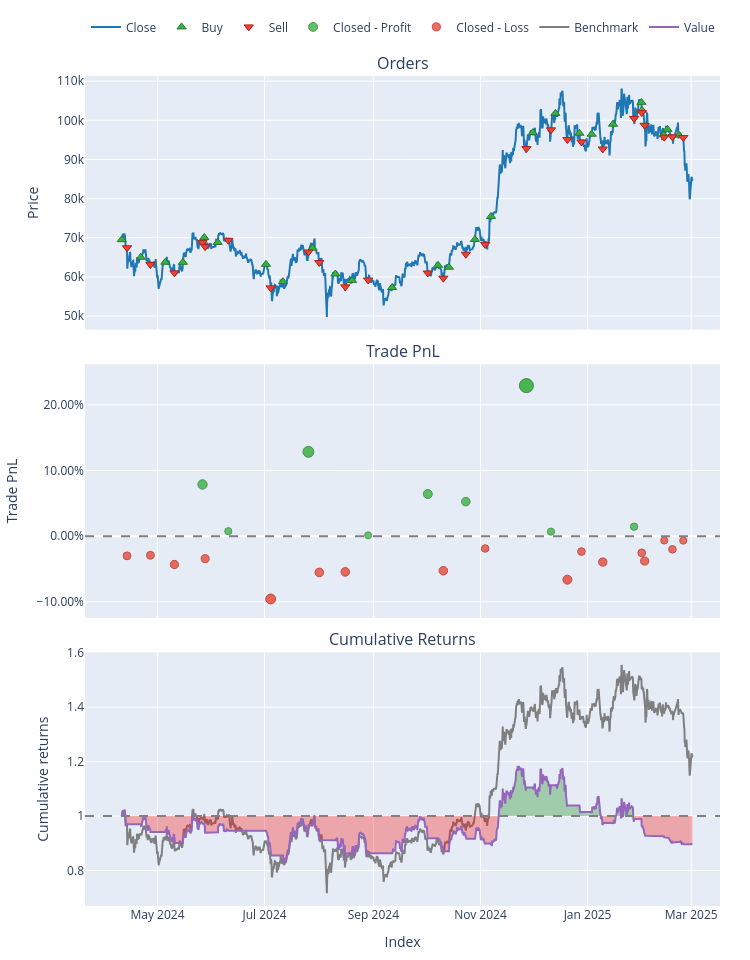

The notebook cell saved with this chart:
### Markdown cell above
Backtest with full dataset

### Code cell
import sys
import os
import warnings
from pathlib import Path

# ---------------------------------------------------------------------------
# 1) SET PROJECT ROOT AND UPDATE PATH/WORKING DIRECTORY
# ---------------------------------------------------------------------------
project_root = Path.cwd().parent.parent
sys.path.append(str(project_root))
os.chdir(str(project_root))
warnings.filterwarnings("ignore")

import pandas as pd
import numpy as np
import MetaTrader5 as mt5
import vectorbt as vbt
import joblib

# Our modules
from data.data_loader import get_data_mt5
from features.feature_engineering import add_all_ta_features
from features.labeling_schemes import create_labels_regime_detection  # Regime detection function

# Sklearn
from sklearn.metrics import accuracy_score

###########################################################
# 1) DATA LOADING & FEATURE ENGINEERING
###########################################################
if not mt5.initialize():
    print("Failed to initialize MT5")
else:
    # Fetch 2000 most recent bars for backtesting
    data = get_data_mt5(symbol="BTCUSD", timeframe=mt5.TIMEFRAME_H4, n_bars=2000, start_pos=0)
    mt5.shutdown()

# Add technical features
df = add_all_ta_features(data)

# Create regime detection labels
df_lbl = create_labels_regime_detection(df, short_window=20, long_window=50)

# X => all features except the label column
X = df_lbl.drop(columns=["regime_label", "ma_short", "ma_long"])  # Remove moving averages if used
y = df_lbl["regime_label"]

# SHIFT labels from [-1,0,+1] => [0,1,2] to avoid Sklearn classification errors
y_shifted = y + 1  # -1 → 0, 0 → 1, +1 → 2

###########################################################
# 2) LOAD BEST CLASSIFICATION MODEL & TRAIN ON FULL DATASET
###########################################################
best_pipeline = joblib.load("models/saved_models/best_rf_rd_pipeline.pkl")
print("Loaded best classification model from 'best_rf_rd_pipeline.pkl'")

print("\nTraining on full dataset (No folds) ...")
best_pipeline.fit(X, y_shifted)  # Train on full dataset

# Predict on full dataset
preds_shifted = best_pipeline.predict(X)

# Shift predictions back to [-1,0,+1] class labels
preds = preds_shifted - 1

# Compute accuracy score against true labels (after shifting back)
y_true_unshifted = y_shifted - 1
accuracy = accuracy_score(y_true_unshifted, preds)
print(f"\nFull Dataset Accuracy: {accuracy:.4f}")

# Convert predicted classes => signals
# +1 => buy, -1 => sell, 0 => no position
signals = preds

###########################################################
# 3) RUN VECTORBT BACKTEST ON FULL DATASET
###########################################################
print("\nRunning Full Backtest on Entire 2000 Bars...")

# Align signals with the dataset
df_full = df_lbl.copy()
close_prices_full = df_full["close"]

if len(signals) < len(close_prices_full):
    signals = np.append(signals, [0] * (len(close_prices_full) - len(signals)))

signals_s = pd.Series(signals, index=close_prices_full.index)

fees = 0.0002  # 0.02% transaction cost per trade

pf_full = vbt.Portfolio.from_signals(
    close_prices_full,
    entries=signals_s > 0,
    exits=signals_s < 0,
    init_cash=10000,
    freq='4H',
    fees=fees
)

total_return = pf_full.total_return()
sharpe_ratio = pf_full.sharpe_ratio()

print("\nFull Backtest Results:")
print(f"Accuracy={accuracy:.2f}, Return={total_return:.2f}%, Sharpe={sharpe_ratio:.2f}")
print(pf_full.stats())

# Optional: Plot the backtest results
fig = pf_full.plot()
fig.show()

### Figure 1 — Plotly figure (JSON) as saved in the notebook; plotly's stock layout.template omitted (floating-point values rounded to 4 significant figures; data arrays with more than 128 entries replaced by an {"elided": "..."} marker saying what was removed)
{"data": [{"legendgroup": "0", "line": {"color": "#1f77b4"}, "name": "Close", "showlegend": true, "type": "scatter", "uid": "bb699a89-e64e-458b-826c-89e850d3b4ca", "x": {"elided": "1951 str values"}, "xaxis": "x", "y": {"elided": "1951 float values"}, "yaxis": "y"}, {"customdata": [[0, 0.1438, 2.0], [2, 0.1492, 1.94], [4, 0.1477, 1.883], [6, 0.1414, 1.802], [8, 0.1387, 1.944], [10, 0.1364, 1.877], [12, 0.1496, 1.892], [14, 0.1455, 1.711], [16, 0.1433, 1.931], [18, 0.1501, 1.824], [20, 0.1459, 1.725], [22, 0.1507, 1.727], [24, 0.1459, 1.838], [26, 0.1393, 1.741], [28, 0.1317, 1.833], [30, 0.1192, 1.799], [32, 0.1141, 2.211], [34, 0.1094, 2.226], [36, 0.1075, 2.079], [38, 0.1052, 2.03], [40, 0.09848, 1.95], [42, 0.09457, 1.978], [44, 0.09399, 1.928], [46, 0.09632, 1.855], [48, 0.09431, 1.843], [50, 0.09385, 1.806]], "hovertemplate": "Order Id: %{customdata[0]}<br>Timestamp: %{x}<br>Price: %{y}<br>Size: %{customdata[1]:.6f}<br>Fees: %{customdata[2]:.6f}", "legendgroup": "1", "marker": {"color": "#37B13F", "line": {"color": "rgb(38,123,44)", "width": 1}, "size": 8, "symbol": "triangle-up"}, "mode": "markers", "name": "Buy", "type": "scatter", "uid": "22016dc7-50ac-4dd0-a014-cec8f2f2ce00", "x": ["2024-04-10T16:00:00", "2024-04-21T12:00:00", "2024-05-05T12:00:00", "2024-05-15T12:00:00", "2024-05-27T16:00:00", "2024-06-04T08:00:00", "2024-07-01T20:00:00", "2024-07-11T12:00:00", "2024-07-28T08:00:00", "2024-08-10T08:00:00", "2024-08-19T20:00:00", "2024-09-11T16:00:00", "2024-10-07T20:00:00", "2024-10-14T00:00:00", "2024-10-28T20:00:00", "2024-11-07T00:00:00", "2024-11-30T20:00:00", "2024-12-13T16:00:00", "2024-12-27T08:00:00", "2025-01-03T08:00:00", "2025-01-15T12:00:00", "2025-01-31T16:00:00", "2025-02-01T00:00:00", "2025-02-13T08:00:00", "2025-02-15T12:00:00", "2025-02-22T00:00:00"], "xaxis": "x", "y": [69510.0, 65020.0, 63760.0, 63730.0, 70090.0, 68820.0, 63220.0, 58790.0, 67370.0, 60750.0, 59110.0, 57300.0, 62970.0, 62480.0, 69570.0, 75450.0, 96870.0, 101800.0, 96700.0, 96450.0, 99000.0, 104600.0, 102600.0, 96290.0, 97700.0, 96210.0], "yaxis": "y"}, {"customdata": [[1, 0.1438, 1.94], [3, 0.1492, 1.884], [5, 0.1477, 1.803], [7, 0.1414, 1.945], [9, 0.1387, 1.878], [11, 0.1364, 1.892], [13, 0.1496, 1.711], [15, 0.1455, 1.931], [17, 0.1433, 1.825], [19, 0.1501, 1.726], [21, 0.1459, 1.728], [23, 0.1507, 1.839], [25, 0.1459, 1.742], [27, 0.1393, 1.834], [29, 0.1317, 1.799], [31, 0.1192, 2.212], [33, 0.1141, 2.227], [35, 0.1094, 2.08], [37, 0.1075, 2.031], [39, 0.1052, 1.951], [41, 0.09848, 1.979], [43, 0.09457, 1.929], [45, 0.09399, 1.856], [47, 0.09632, 1.844], [49, 0.09431, 1.807], [51, 0.09385, 1.794]], "hovertemplate": "Order Id: %{customdata[0]}<br>Timestamp: %{x}<br>Price: %{y}<br>Size: %{customdata[1]:.6f}<br>Fees: %{customdata[2]:.6f}", "legendgroup": "2", "marker": {"color": "#EA4335", "line": {"color": "rgb(181,31,18)", "width": 1}, "size": 8, "symbol": "triangle-down"}, "mode": "markers", "name": "Sell", "type": "scatter", "uid": "7de3d6db-23c9-41d0-bbf8-eee9b4096a72", "x": ["2024-04-13T16:00:00", "2024-04-27T00:00:00", "2024-05-10T16:00:00", "2024-05-26T16:00:00", "2024-05-28T04:00:00", "2024-06-10T08:00:00", "2024-07-04T12:00:00", "2024-07-26T00:00:00", "2024-08-01T04:00:00", "2024-08-16T00:00:00", "2024-08-29T00:00:00", "2024-10-02T00:00:00", "2024-10-10T20:00:00", "2024-10-23T16:00:00", "2024-11-03T16:00:00", "2024-11-27T04:00:00", "2024-12-11T04:00:00", "2024-12-20T12:00:00", "2024-12-28T12:00:00", "2025-01-09T16:00:00", "2025-01-27T12:00:00", "2025-01-31T20:00:00", "2025-02-02T12:00:00", "2025-02-13T16:00:00", "2025-02-18T08:00:00", "2025-02-24T12:00:00"], "xaxis": "x", "y": [67460.0, 63150.0, 61040.0, 68780.0, 67710.0, 69370.0, 57200.0, 66370.0, 63680.0, 57470.0, 59210.0, 61010.0, 59680.0, 65800.0, 68290.0, 92780.0, 97570.0, 95070.0, 94480.0, 92680.0, 100500.0, 102000.0, 98720.0, 95700.0, 95780.0, 95600.0], "yaxis": "y"}, {"customdata": [[3, 3, 709.8, 0.07878], [5, 5, 71.11, 0.007575], [7, 7, 1099.0, 0.1285], [10, 10, 11.12, 0.001289], [11, 11, 555.0, 0.06427], [13, 13, 458.2, 0.05263], [15, 15, 2062.0, 0.2293], [16, 16, 76.43, 0.006914], [20, 20, 141.4, 0.0145]], "hovertemplate": "Exit Trade Id: %{customdata[0]}<br>Position Id: %{customdata[1]}<br>Exit Timestamp: %{x}<br>PnL: %{customdata[2]:.6f}<br>Return: %{customdata[3]:.2%}", "legendgroup": "3", "marker": {"color": "#37B13F", "line": {"color": "rgb(38,123,44)", "width": 1}, "opacity": [0.801, 0.7541, 0.8337, 0.75, 0.7914, 0.7838, 0.9, 0.7537, 0.7587], "size": [9.379, 7.193, 10.9, 7, 8.933, 8.576, 14, 7.173, 7.405], "symbol": "circle"}, "mode": "markers", "name": "Closed - Profit", "type": "scatter", "uid": "5108dbdb-dda8-4135-84fb-667d6db2bf83", "x": ["2024-05-26T16:00:00", "2024-06-10T08:00:00", "2024-07-26T00:00:00", "2024-08-29T00:00:00", "2024-10-02T00:00:00", "2024-10-23T16:00:00", "2024-11-27T04:00:00", "2024-12-11T04:00:00", "2025-01-27T12:00:00"], "xaxis": "x2", "y": [0.07878, 0.007575, 0.1285, 0.001289, 0.06427, 0.05263, 0.2293, 0.006914, 0.0145], "yaxis": "y2"}, {"customdata": [[0, 0, -299.5, -0.02996], [1, 1, -282.6, -0.02914], [2, 2, -406.2, -0.04314], [4, 4, -332.7, -0.03423], [6, 6, -904.3, -0.09561], [8, 8, -532.8, -0.0552], [9, 9, -496.1, -0.0544], [12, 12, -483.9, -0.05266], [14, 14, -171.7, -0.01873], [17, 17, -737.7, -0.06627], [18, 18, -243.6, -0.02344], [19, 19, -400.4, -0.03945], [21, 21, -251.1, -0.02538], [22, 22, -365.2, -0.03789], [23, 23, -60.68, -0.006542], [24, 24, -185.0, -0.02008], [25, 25, -61.26, -0.006785]], "hovertemplate": "Exit Trade Id: %{customdata[0]}<br>Position Id: %{customdata[1]}<br>Exit Timestamp: %{x}<br>PnL: %{customdata[2]:.6f}<br>Return: %{customdata[3]:.2%}", "legendgroup": "4", "marker": {"color": "#EA4335", "line": {"color": "rgb(181,31,18)", "width": 1}, "opacity": [0.7689, 0.7683, 0.7775, 0.7717, 0.812, 0.7855, 0.7849, 0.7838, 0.7615, 0.7927, 0.7646, 0.7751, 0.7658, 0.7741, 0.7535, 0.7624, 0.7536], "size": [7.88, 7.855, 8.285, 8.011, 9.895, 8.655, 8.63, 8.577, 7.536, 8.995, 7.68, 8.171, 7.74, 8.123, 7.161, 7.577, 7.169], "symbol": "circle"}, "mode": "markers", "name": "Closed - Loss", "type": "scatter", "uid": "151821d0-cd58-4eb5-8740-13cb6d933aa9", "x": ["2024-04-13T16:00:00", "2024-04-27T00:00:00", "2024-05-10T16:00:00", "2024-05-28T04:00:00", "2024-07-04T12:00:00", "2024-08-01T04:00:00", "2024-08-16T00:00:00", "2024-10-10T20:00:00", "2024-11-03T16:00:00", "2024-12-20T12:00:00", "2024-12-28T12:00:00", "2025-01-09T16:00:00", "2025-01-31T20:00:00", "2025-02-02T12:00:00", "2025-02-13T16:00:00", "2025-02-18T08:00:00", "2025-02-24T12:00:00"], "xaxis": "x2", "y": [-0.02996, -0.02914, -0.04314, -0.03423, -0.09561, -0.0552, -0.0544, -0.05266, -0.01873, -0.06627, -0.02344, -0.03945, -0.02538, -0.03789, -0.006542, -0.02008, -0.006785], "yaxis": "y2"}, {"legendgroup": "5", "line": {"color": "#7f7f7f"}, "name": "Benchmark", "showlegend": true, "type": "scatter", "uid": "8a92d17e-81cd-4b17-aee8-a473eade3950", "x": {"elided": "1951 str values"}, "xaxis": "x3", "y": {"elided": "1951 float values"}, "yaxis": "y3"}, {"hoverinfo": "skip", "legendgroup": "6", "line": {"color": "rgba(0, 0, 0, 0)", "width": 0}, "opacity": 0, "showlegend": false, "type": "scatter", "uid": "9db638a1-b903-452c-a277-167ea5b3176c", "x": {"elided": "1951 str values"}, "xaxis": "x3", "y": {"elided": "1951 int values"}, "yaxis": "y3"}, {"connectgaps": false, "fill": "tonexty", "fillcolor": "rgba(0, 128, 0, 0.3)", "hoverinfo": "skip", "legendgroup": "6", "line": {"color": "rgba(0, 0, 0, 0)", "width": 0}, "opacity": 0, "showlegend": false, "type": "scatter", "uid": "8e917d05-3bc8-4345-8cfd-faebafd85677", "x": {"elided": "1951 str values"}, "xaxis": "x3", "y": {"elided": "1951 float values"}, "yaxis": "y3"}, {"hoverinfo": "skip", "legendgroup": "6", "line": {"color": "rgba(0, 0, 0, 0)", "width": 0}, "opacity": 0, "showlegend": false, "type": "scatter", "uid": "5cdccce6-ac2e-4d7f-84b9-e5a72e43c9da", "x": {"elided": "1951 str values"}, "xaxis": "x3", "y": {"elided": "1951 int values"}, "yaxis": "y3"}, {"connectgaps": false, "fill": "tonexty", "fillcolor": "rgba(255, 0, 0, 0.3)", "hoverinfo": "skip", "legendgroup": "6", "line": {"color": "rgba(0, 0, 0, 0)", "width": 0}, "opacity": 0, "showlegend": false, "type": "scatter", "uid": "4658fdc7-7d4a-4e2d-a4a8-f88184b59e14", "x": {"elided": "1951 str values"}, "xaxis": "x3", "y": {"elided": "1951 float values"}, "yaxis": "y3"}, {"legendgroup": "7", "line": {"color": "#9467bd"}, "name": "Value", "showlegend": true, "type": "scatter", "uid": "7677b552-dc2b-4f0b-a37a-4f03c5dfcccc", "x": {"elided": "1951 str values"}, "xaxis": "x3", "y": {"elided": "1951 float values"}, "yaxis": "y3"}, {"hoverinfo": "skip", "legendgroup": "6", "line": {"color": "rgba(0, 0, 0, 0)", "width": 0}, "opacity": 0, "showlegend": false, "type": "scatter", "uid": "111edd07-e5e4-4826-a426-e0a7589cc5e4", "x": {"elided": "1951 str values"}, "xaxis": "x3", "y": {"elided": "1951 int values"}, "yaxis": "y3"}], "layout": {"annotations": [{"font": {"size": 16}, "showarrow": false, "text": "Orders", "x": 0.5, "xanchor": "center", "xref": "paper", "y": 1, "yanchor": "bottom", "yref": "paper"}, {"font": {"size": 16}, "showarrow": false, "text": "Trade PnL", "x": 0.5, "xanchor": "center", "xref": "paper", "y": 0.6528, "yanchor": "bottom", "yref": "paper"}, {"font": {"size": 16}, "showarrow": false, "text": "Cumulative Returns", "x": 0.5, "xanchor": "center", "xref": "paper", "y": 0.3056, "yanchor": "bottom", "yref": "paper"}], "height": 960, "legend": {"orientation": "h", "traceorder": "normal", "x": 1, "xanchor": "right", "y": 1.042, "yanchor": "bottom"}, "margin": {"b": 30, "l": 30, "r": 30, "t": 30}, "shapes": [{"line": {"color": "gray", "dash": "dash"}, "type": "line", "x0": 0, "x1": 1, "xref": "paper", "y0": 0, "y1": 0, "yref": "y2"}, {"line": {"color": "gray", "dash": "dash"}, "type": "line", "x0": 0, "x1": 1, "xref": "paper", "y0": 1, "y1": 1, "yref": "y3"}], "showlegend": true, "width": 750, "xaxis": {"anchor": "y", "domain": [0, 1], "matches": "x3", "showticklabels": false}, "xaxis2": {"anchor": "y2", "domain": [0, 1], "matches": "x3", "showticklabels": false}, "xaxis3": {"anchor": "y3", "domain": [0, 1], "title": {"text": "Index"}}, "yaxis": {"anchor": "x", "domain": [0.6944, 1], "title": {"text": "Price"}}, "yaxis2": {"anchor": "x2", "domain": [0.3472, 0.6528], "tickformat": ".2%", "title": {"text": "Trade PnL"}}, "yaxis3": {"anchor": "x3", "domain": [0, 0.3056], "title": {"text": "Cumulative returns"}}}}
